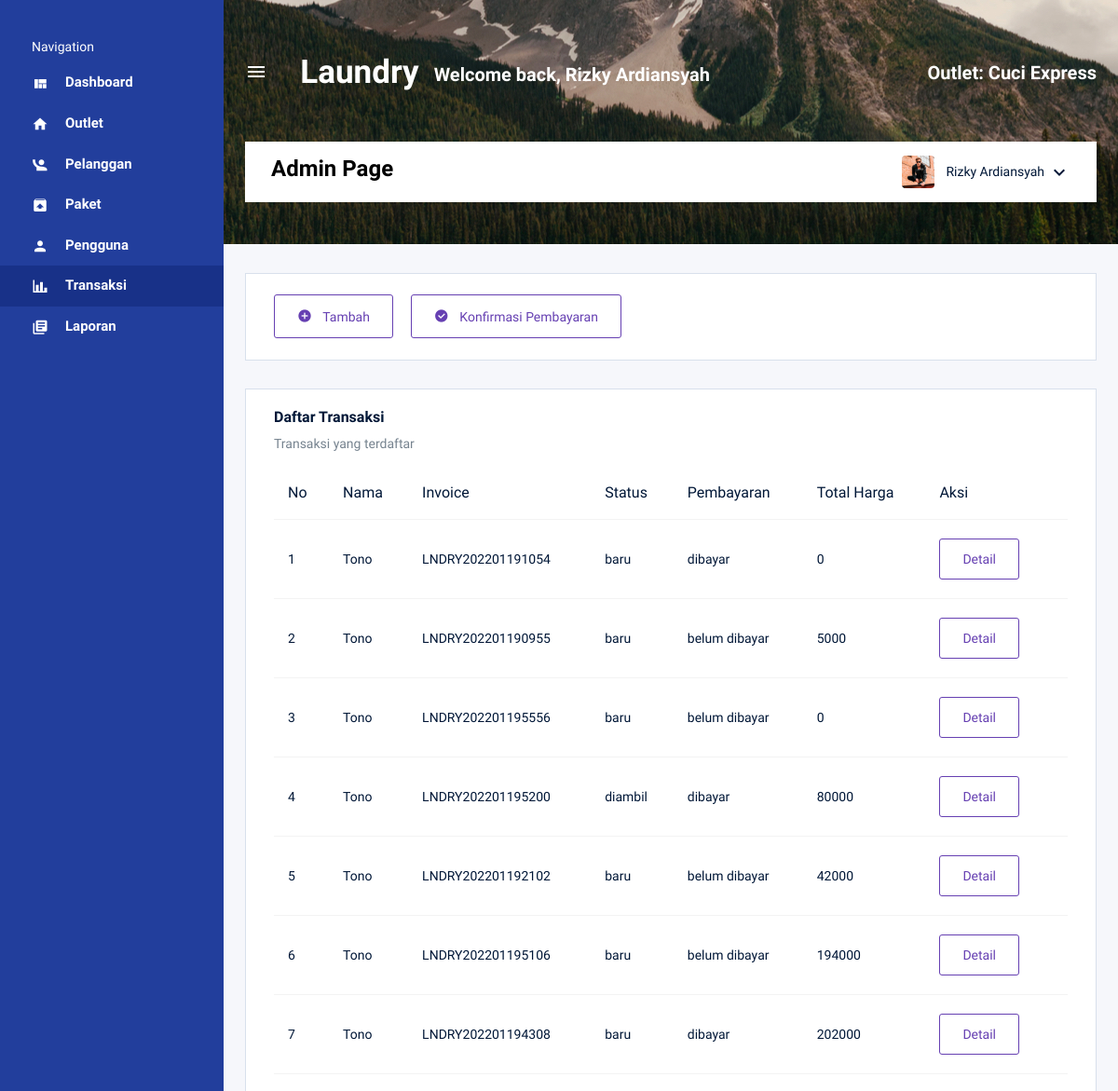
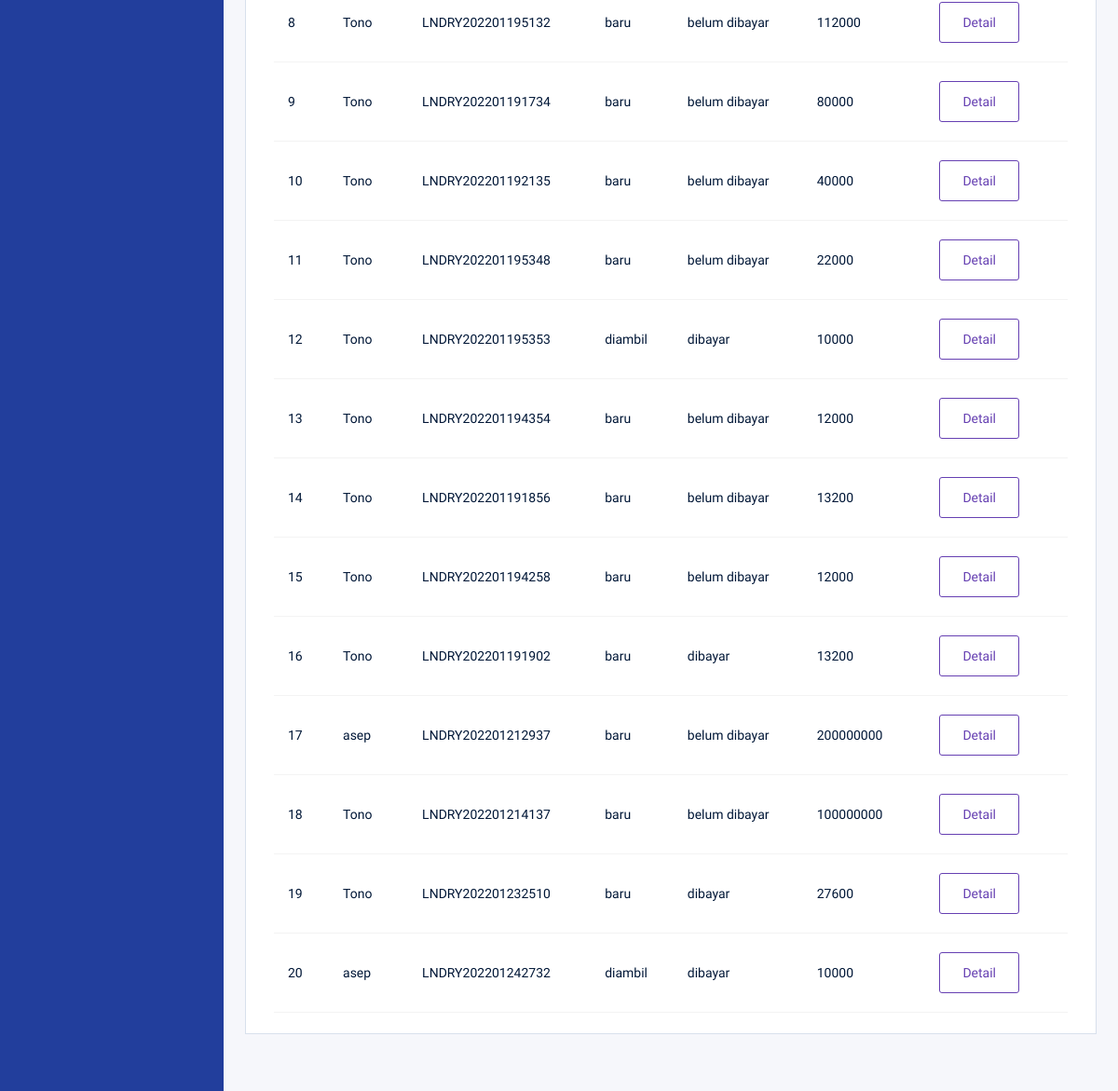
Screenshot of /page/admin/transaksi.php (signed in) with the database file from the repository (2 pictures, top to bottom).
### tables this page shows
CREATE TABLE `tb_outlet` (
  `id` int(11) NOT NULL,
  `nama` varchar(100) NOT NULL,
  `alamat` text NOT NULL,
  `tlp` text NOT NULL
);

CREATE TABLE `tb_member` (
  `id` int(11) NOT NULL,
  `nama` varchar(100) NOT NULL,
  `alamat` text NOT NULL,
  `jenis_kelamin` enum('L','P') NOT NULL,
  `tlp` varchar(5) NOT NULL
);

CREATE TABLE `tb_transaksi` (
  `id` int(11) NOT NULL,
  `id_outlet` int(11) NOT NULL,
  `kode_invoice` varchar(100) NOT NULL,
  `id_member` int(11) NOT NULL,
  `tgl` datetime NOT NULL,
  `batas_waktu` datetime NOT NULL,
  `tgl_bayar` datetime NOT NULL,
  `biaya_tambahan` int(11) NOT NULL,
  `diskon` double NOT NULL,
  `pajak` int(11) NOT NULL,
  `status` enum('baru','proses','selesai','diambil') NOT NULL,
  `dibayar` enum('dibayar','belum_dibayar') NOT NULL,
  `id_user` int(11) NOT NULL
);

CREATE TABLE `tb_detail_transaksi` (
  `id` int(11) NOT NULL,
  `id_transaksi` int(11) NOT NULL,
  `id_paket` int(11) NOT NULL,
  `qty` double NOT NULL,
  `keterangan` text NOT NULL,
  `total_harga` int(11) NOT NULL,
  `total_bayar` int(11) NOT NULL
);

### page/admin/transaksi.php (the view, shortened to what this page needs)
<!DOCTYPE html>
<html lang="en">
<head>
    <link rel="stylesheet" href="../../assets/vendors/mdi/css/materialdesignicons.min.css">
    <link rel="stylesheet" href="../../assets/vendors/css/vendor.bundle.base.css">
    <link rel="stylesheet" href="../../assets/css2/style.css">
</head>
<body>
    <div class="container-scroller d-flex">
        <nav class="sidebar sidebar-offcanvas" id="sidebar">
            <ul class="nav">
                <li class="nav-item sidebar-category">
                    <p>Navigation</p>
                </li>
                <li class="nav-item">
                    <a class="nav-link" href="index.php">
                        <i class="mdi mdi-view-quilt menu-icon"></i>
                        <span class="menu-title">Dashboard</span>
                    </a>
                </li>
                <li class="nav-item">
                    <a class="nav-link" href="outlet.php">
                        <i class="mdi mdi-home menu-icon"></i>
                        <span class="menu-title">Outlet</span>
                    </a>
                </li>
                <li class="nav-item">
                    <a class="nav-link" href="pelanggan.php">
                        <i class="mdi mdi-human-greeting menu-icon"></i>
                        <span class="menu-title">Pelanggan</span>
                    </a>
                </li>
                <li class="nav-item">
                    <a class="nav-link" href="paket.php">
                        <i class="mdi mdi-package-up menu-icon"></i>
                        <span class="menu-title">Paket</span>
                    </a>
                </li>
                <li class="nav-item">
                    <a class="nav-link" href="pengguna.php">
                        <i class="mdi mdi-account menu-icon"></i>
                        <span class="menu-title">Pengguna</span>
                    </a>
                </li>
                <li class="nav-item">
                    <a class="nav-link" href="transaksi.php">
                        <i class="mdi mdi-chart-bar menu-icon"></i>
                        <span class="menu-title">Transaksi</span>
                    </a>
                </li>
                <li class="nav-item">
                    <a class="nav-link" href="laporan.php">
                        <i class="mdi mdi-library-books menu-icon"></i>
                        <span class="menu-title">Laporan</span>
                    </a>
                </li>
            </ul>
        </nav>
        <div class="container-fluid page-body-wrapper">
            <nav class="navbar col-lg-12 col-12 px-0 py-0 py-lg-4 d-flex flex-row">
                <div class="navbar-menu-wrapper d-flex align-items-center justify-content-end">
                    <button class="navbar-toggler navbar-toggler align-self-center" type="button" data-toggle="minimize">
                        <span class="mdi mdi-menu"></span>
                    </button>
                    <div class="navbar-brand-wrapper">
                        <h1 class="navbar-brand mb-0 h1" style="color: white;">Laundry</h1>
                    </div>
                    <h4 class="font-weight-bold mb-0 d-none d-md-block mt-1">Welcome back, <?= $_SESSION['nama'] ?></h4>
                    <ul class="navbar-nav navbar-nav-right">
                    <li class="nav-item">
                            <?php
                            include "../../connection/koneksi.php";
                            $qry_get_outletNama = mysqli_query($conn, "select tb_outlet.nama as nama, tb_outlet.id from tb_outlet where tb_outlet.id = '" . $_SESSION['id_outlet'] . "'");
                            $data_nama = mysqli_fetch_array($qry_get_outletNama);
                            ?>
                            <h4 class="mb-0 font-weight-bold d-none d-xl-block">Outlet: <?= $data_nama['nama'] ?></h4>
                        </li>
                    </ul>
                </div>
                <div class="navbar-menu-wrapper navbar-search-wrapper d-none d-lg-flex align-items-center">
                    <ul class="navbar-nav mr-lg-2">
                        <li class="nav-item nav-search d-none d-lg-block">
                            <div class="input-group">
                                <h3 style="color: black;">Admin Page</h3>
                            </div>
                        </li>
                    </ul>
                    <ul class="navbar-nav navbar-nav-right">
                        <li class="nav-item nav-profile dropdown">
                            <a class="nav-link dropdown-toggle" href="#" data-bs-toggle="dropdown" id="profileDropdown">
                                <img src="../../assets/images/faces/face5.jpg" alt="profile" />
                                <span class="nav-profile-name"><?= $_SESSION['nama'] ?></span>
                            </a>
                        </li>
                    </ul>
                </div>
            </nav>
            <div class="main-panel">
                <div class="content-wrapper">
                    <div class="row">
                        <div class="col-md-12 grid-margin stretch-card">
                            <div class="card">
                                <div class="card-body">
                                    <a type="button" class="btn btn-outline-primary btn-icon-text" href="transaksi_cari_pelanggan.php" style="margin-right: 15px;">
                                        <i class="mdi mdi-plus-circle btn-icon-prepend"></i>
                                        Tambah
                                    </a>
                                    <a type="button" class="btn btn-outline-primary btn-icon-text" href="transaksi_konfirmasi.php">
                                        <i class="mdi mdi-check-circle btn-icon-prepend"></i>
                                        Konfirmasi Pembayaran
                                    </a>
                                </div>
                            </div>
                        </div>
                        <div class="col-lg-12 grid-margin stretch-card">
                            <div class="card">
                                <div class="card-body">
                                    <h4 class="card-title">Daftar Transaksi</h4>
                                    <p class="card-description">
                                        Transaksi yang terdaftar
                                    </p>
                                    <div class="table-responsive">
                                        <table class="table table-hover">
                                            <thead>
                                                <tr>
                                                    <th>No</th>
                                                    <th>Nama</th>
                                                    <th>Invoice</th>
                                                    <th>Status</th>
                                                    <th>Pembayaran </th>
                                                    <th>Total Harga</th>
                                                    <th>Aksi</th>
                                                </tr>
                                            </thead>
                                            <tbody>
                                                <?php
                                                include "../../connection/koneksi.php";
                                                 $qry_transaksi = mysqli_query($conn, "select tb_member.nama as nama_member, tb_member.id, tb_transaksi.status, tb_transaksi.dibayar, tb_transaksi.kode_invoice, tb_transaksi.id, tb_detail_transaksi.total_harga, tb_detail_transaksi.id_transaksi, tb_detail_transaksi.id_paket, tb_paket.id, tb_paket.id_outlet from tb_member, tb_transaksi, tb_detail_transaksi, tb_paket where tb_member.id = tb_transaksi.id_member and tb_detail_transaksi.id_paket = tb_paket.id and tb_paket.id_outlet = '".$_SESSION['id_outlet']."' and tb_transaksi.id = tb_detail_transaksi.id_transaksi");
                                                $no = 0;
                                                while ($data_transaksi = mysqli_fetch_array($qry_transaksi)) {
                                                    if ($data_transaksi['dibayar'] == "belum_dibayar") {
                                                        $dibayar = "belum dibayar";
                                                    } else {
                                                        $dibayar = "dibayar";
                                                    }
                                                    $no++; ?>
                                                    <tr>
                                                        <td><?= $no ?></td>
                                                        <td><?= $data_transaksi['nama_member'] ?></td>
                                                        <td><?= $data_transaksi['kode_invoice'] ?></td>
                                                        <td><?= $data_transaksi['status'] ?></td>
                                                        <td><?= $dibayar ?></td>
                                                        <td><?= $data_transaksi['total_harga']; ?></td>
                                                        <td><a href="transaksi_detail.php?id=<?= $data_transaksi['id_transaksi'] ?>" class="btn btn-outline-primary btn-fw" style="margin-right: 15px;">Detail</a></td>
                                                    </tr>
                                                <?php
                                                }
                                                ?>
                                            </tbody>
                                        </table>
                                    </div>
                                </div>
                            </div>
                        </div>
                    </div>
                </div>
            </div>
</body>
</html>

### rows the page displays
tb_outlet: nama "Cuci Express"
tb_member: nama "Tono", tb_transaksi.kode_invoice "LNDRY202201191054", tb_transaksi.status "baru", tb_transaksi.dibayar "dibayar", tb_detail_transaksi.total_harga "0", tb_transaksi.kode_invoice "LNDRY202201190955", tb_transaksi.dibayar "belum dibayar", tb_detail_transaksi.total_harga "5000", tb_transaksi.kode_invoice "LNDRY202201195556", tb_transaksi.kode_invoice "LNDRY202201195200", tb_transaksi.status "diambil", tb_detail_transaksi.total_harga "80000", tb_transaksi.kode_invoice "LNDRY202201192102", tb_detail_transaksi.total_harga "42000", tb_transaksi.kode_invoice "LNDRY202201195106", tb_detail_transaksi.total_harga "194000", tb_transaksi.kode_invoice "LNDRY202201194308", tb_detail_transaksi.total_harga "202000", tb_transaksi.kode_invoice "LNDRY202201195132", tb_detail_transaksi.total_harga "112000", tb_transaksi.kode_invoice "LNDRY202201191734", tb_transaksi.kode_invoice "LNDRY202201192135", tb_detail_transaksi.total_harga "40000", tb_transaksi.kode_invoice "LNDRY202201195348", tb_detail_transaksi.total_harga "22000", tb_transaksi.kode_invoice "LNDRY202201195353", tb_detail_transaksi.total_harga "10000", tb_transaksi.kode_invoice "LNDRY202201194354", tb_detail_transaksi.total_harga "12000", tb_transaksi.kode_invoice "LNDRY202201191856", tb_detail_transaksi.total_harga "13200", tb_transaksi.kode_invoice "LNDRY202201194258", tb_transaksi.kode_invoice "LNDRY202201191902", tb_transaksi.kode_invoice "LNDRY202201214137", tb_detail_transaksi.total_harga "100000000", tb_transaksi.kode_invoice "LNDRY202201232510", tb_detail_transaksi.total_harga "27600"
tb_member: nama "asep", tb_transaksi.kode_invoice "LNDRY202201212937", tb_transaksi.status "baru", tb_transaksi.dibayar "belum dibayar", tb_detail_transaksi.total_harga "200000000", tb_transaksi.kode_invoice "LNDRY202201242732", tb_transaksi.status "diambil", tb_transaksi.dibayar "dibayar", tb_detail_transaksi.total_harga "10000"

### other values shown
$_SESSION['nama'] "Rizky Ardiansyah"
